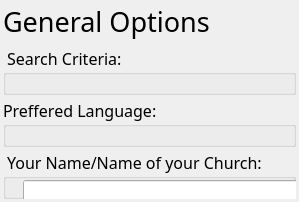
                    <widget class="QWidget" name="TabPage1">
                      <property name="sizePolicy">
                        <sizepolicy hsizetype="Preferred" vsizetype="Fixed">
                          <horstretch>0</horstretch>
                          <verstretch>0</verstretch>
                        </sizepolicy>
                      </property>
                      <property name="font">
                        <font>
                          <family>Trebuchet MS</family>
                          <pointsize>12</pointsize>
                          <weight>50</weight>
                          <bold>false</bold>
                        </font>
                      </property>
                      <property name="accessibleName">
                        <string extracomment="This has to be equal to the tab title in all the main tabs">History</string>
                      </property>
                      <attribute name="title">
                        <string/>
                      </attribute>
                      <layout class="QVBoxLayout" name="LayoutTabPage1">
                        <property name="spacing">
                          <number>3</number>
                        </property>
                        <property name="leftMargin">
                          <number>3</number>
                        </property>
                        <property name="topMargin">
                          <number>3</number>
                        </property>
                        <property name="rightMargin">
                          <number>3</number>
                        </property>
                        <property name="bottomMargin">
                          <number>3</number>
                        </property>
                        <item>
                          <widget class="QLabel" name="LabelTab1">
                            <property name="sizePolicy">
                              <sizepolicy hsizetype="Expanding" vsizetype="Fixed">
                                <horstretch>0</horstretch>
                                <verstretch>0</verstretch>
                              </sizepolicy>
                            </property>
                            <property name="font">
                              <font>
                                <family>Trebuchet MS</family>
                                <pointsize>20</pointsize>
                                <weight>50</weight>
                                <bold>false</bold>
                              </font>
                            </property>
                            <property name="text">
                              <string>General Options</string>
                            </property>
                          </widget>
                        </item>
                        <item>
                          <widget class="QGroupBox" name="GrpTabletMode">
                            <property name="sizePolicy">
                              <sizepolicy hsizetype="Expanding" vsizetype="Ignored">
                                <horstretch>0</horstretch>
                                <verstretch>0</verstretch>
                              </sizepolicy>
                            </property>
                            <property name="minimumSize">
                              <size>
                                <width>0</width>
                                <height>0</height>
                              </size>
                            </property>
                            <property name="title">
                              <string> Tablet Mode: </string>
                            </property>
                            <widget class="QRadioButton" name="BtnTabletMode">
                              <property name="geometry">
                                <rect>
                                  <x>560</x>
                                  <y>50</y>
                                  <width>71</width>
                                  <height>31</height>
                                </rect>
                              </property>
                              <property name="font">
                                <font>
                                  <family>Trebuchet MS</family>
                                  <pointsize>20</pointsize>
                                  <weight>50</weight>
                                  <bold>false</bold>
                                </font>
                              </property>
                              <property name="text">
                                <string>ON</string>
                              </property>
                            </widget>
                            <widget class="QLabel" name="LblTabletMode">
                              <property name="geometry">
                                <rect>
                                  <x>20</x>
                                  <y>40</y>
                                  <width>551</width>
                                  <height>41</height>
                                </rect>
                              </property>
                              <property name="sizePolicy">
                                <sizepolicy hsizetype="Minimum" vsizetype="Preferred">
                                  <horstretch>0</horstretch>
                                  <verstretch>0</verstretch>
                                </sizepolicy>
                              </property>
                              <property name="font">
                                <font>
                                  <family>Trebuchet MS</family>
                                  <pointsize>12</pointsize>
                                  <weight>50</weight>
                                  <bold>false</bold>
                                </font>
                              </property>
                              <property name="text">
                                <string>Table Mode is when you are using a Touch Screen Input</string>
                              </property>
                            </widget>
                          </widget>
                        </item>
                        <item>
                          <widget class="QGroupBox" name="GrpSearchCriteria">
                            <property name="sizePolicy">
                              <sizepolicy hsizetype="Expanding" vsizetype="Preferred">
                                <horstretch>0</horstretch>
                                <verstretch>0</verstretch>
                              </sizepolicy>
                            </property>
                            <property name="title">
                              <string> Search Criteria: </string>
                            </property>
                            <widget class="QLabel" name="LblSearchCriteria">
                              <property name="geometry">
                                <rect>
                                  <x>30</x>
                                  <y>40</y>
                                  <width>551</width>
                                  <height>41</height>
                                </rect>
                              </property>
                              <property name="font">
                                <font>
                                  <family>Trebuchet MS</family>
                                  <pointsize>12</pointsize>
                                  <weight>50</weight>
                                  <bold>false</bold>
                                </font>
                              </property>
                              <property name="text">
                                <string>Search all songbooks</string>
                              </property>
                            </widget>
                            <widget class="QRadioButton" name="BtnSearchCriteria">
                              <property name="geometry">
                                <rect>
                                  <x>560</x>
                                  <y>50</y>
                                  <width>71</width>
                                  <height>31</height>
                                </rect>
                              </property>
                              <property name="font">
                                <font>
                                  <family>Trebuchet MS</family>
                                  <pointsize>20</pointsize>
                                  <weight>50</weight>
                                  <bold>false</bold>
                                </font>
                              </property>
                              <property name="text">
                                <string>ON</string>
                              </property>
                            </widget>
                          </widget>
                        </item>
                        <item>
                          <widget class="QGroupBox" name="GrpLanguage">
                            <property name="sizePolicy">
                              <sizepolicy hsizetype="Expanding" vsizetype="Preferred">
                                <horstretch>0</horstretch>
                                <verstretch>0</verstretch>
                              </sizepolicy>
                            </property>
                            <property name="title">
                              <string>Preffered Language: </string>
                            </property>
                            <widget class="QLabel" name="LblLanguage">
                              <property name="geometry">
                                <rect>
                                  <x>30</x>
                                  <y>40</y>
                                  <width>551</width>
                                  <height>41</height>
                                </rect>
                              </property>
                              <property name="font">
                                <font>
                                  <family>Trebuchet MS</family>
                                  <pointsize>12</pointsize>
                                  <weight>50</weight>
                                  <bold>false</bold>
                                </font>
                              </property>
                              <property name="text">
                                <string>Search all songbooks</string>
                              </property>
                            </widget>
                            <widget class="QComboBox" name="CmbLanguage">
                              <property name="geometry">
                                <rect>
                                  <x>300</x>
                                  <y>40</y>
                                  <width>311</width>
                                  <height>41</height>
                                </rect>
                              </property>
                              <property name="font">
                                <font>
                                  <family>Trebuchet MS</family>
                                  <pointsize>12</pointsize>
                                  <weight>50</weight>
                                  <bold>false</bold>
                                </font>
                              </property>
                            </widget>
                          </widget>
                        </item>
                        <item>
                          <widget class="QGroupBox" name="GrpYourName">
                            <property name="sizePolicy">
                              <sizepolicy hsizetype="Expanding" vsizetype="Preferred">
                                <horstretch>0</horstretch>
                                <verstretch>0</verstretch>
                              </sizepolicy>
                            </property>
                            <property name="title">
                              <string> Your Name/Name of your Church: </string>
                            </property>
                            <widget class="QLineEdit" name="TxtYourName">
                              <property name="geometry">
                                <rect>
                                  <x>20</x>
                                  <y>30</y>
                                  <width>601</width>
                                  <height>31</height>
                                </rect>
                              </property>
                            </widget>
                            <widget class="QLabel" name="LblYourName">
                              <property name="geometry">
                                <rect>
                                  <x>20</x>
                                  <y>70</y>
                                  <width>421</width>
                                  <height>16</height>
                                </rect>
                              </property>
                              <property name="text">
                                <string>100 characteres remaineth ...</string>
                              </property>
                            </widget>
                          </widget>
                        </item>
                      </layout>
                    </widget>
